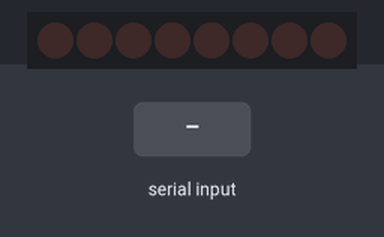
Bench run of a sketch on a simulated Arduino Uno, built with avr-gcc and run on an emulated ATmega328P. Shown: 8 shift-register outputs drawn as a row of LEDs (first output left, lit = HIGH). Wiring (inferred from the names in the program): shift register (74HC595): data pin 12; shift clock pin 9; latch pin 11. Wiring (inferred from the signals the program sends): row of LEDs: on Q0, Q1, Q2, Q3, Q4, Q5, Q6, Q7. The inputs (shaded band) are chosen by the test bench. What the sketch prints to the serial monitor is not drawn.

Above: at 0.9 s.
1.0 s: "90,45\n" received over Serial
At 1.9 s:
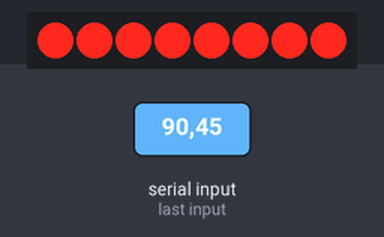
Timing chart, 0 to 10.0 s (numbered marks = the images above; inputs shaded):
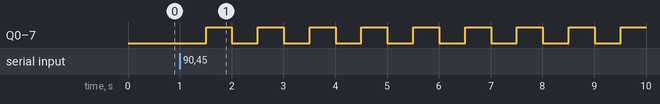

Measured:
- after the input at 1.0 s, Q0–7: alternates HIGH for 0.50 s and LOW for 0.50 s, starting after 0.51 s

The sketch:

29_Flip_ParallelRegister.ino
```cpp
const int D_T = 500;
const int Pin_Latch = 11;
const int Pin_Clock = 9;
const int Pin_Data = 12;
long Number;
const String msg_1 = "Choose the number You want to flip ";
byte LEDs = 0x00;
String input;

void setup() {
  // put your setup code here, to run once:
  Serial.begin(9600);
  pinMode(Pin_Latch, OUTPUT);
  pinMode(Pin_Clock, OUTPUT);
  pinMode(Pin_Data, OUTPUT);
  Serial.print(msg_1);
  while(Serial.available() == 0) {

  }
  input = Serial.readStringUntil('\n'); // 사용자 입력 받기
  input.trim(); // 공백 제거
  Number = strtol(input.c_str(), NULL, 2); // 이진수 문자열을 숫자로 변환
  LEDs = Number;
}

byte Flip(byte Num){
  return ~ Num;
}

void loop() {
  // put your main code here, to run repeatedly:

  digitalWrite(Pin_Latch, LOW);
  shiftOut(Pin_Data, Pin_Clock, LSBFIRST, LEDs);
  digitalWrite(Pin_Latch, HIGH);
  LEDs = Flip(LEDs);
  delay(D_T);
}
```
